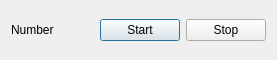
<?xml version="1.0" encoding="UTF-8"?>
<ui version="4.0">
 <class>Dialog</class>
 <widget class="QDialog" name="Dialog">
  <property name="geometry">
   <rect>
    <x>0</x>
    <y>0</y>
    <width>277</width>
    <height>60</height>
   </rect>
  </property>
  <property name="windowTitle">
   <string>Dialog</string>
  </property>
  <layout class="QHBoxLayout" name="horizontalLayout">
   <item>
    <widget class="QLabel" name="label">
     <property name="text">
      <string>Number</string>
     </property>
    </widget>
   </item>
   <item>
    <spacer name="horizontalSpacer">
     <property name="orientation">
      <enum>Qt::Horizontal</enum>
     </property>
     <property name="sizeHint" stdset="0">
      <size>
       <width>40</width>
       <height>20</height>
      </size>
     </property>
    </spacer>
   </item>
   <item>
    <widget class="QPushButton" name="pushButton">
     <property name="text">
      <string>Start</string>
     </property>
    </widget>
   </item>
   <item>
    <widget class="QPushButton" name="pushButton_2">
     <property name="text">
      <string>Stop</string>
     </property>
    </widget>
   </item>
  </layout>
 </widget>
 <layoutdefault spacing="6" margin="11"/>
 <resources/>
 <connections/>
</ui>
